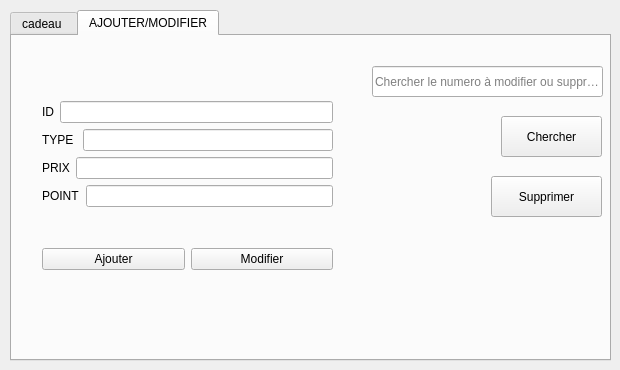
        <widget class="QWidget" name="tab_78">
         <attribute name="title">
          <string>Programme fidélité</string>
         </attribute>
         <widget class="QTabWidget" name="tabWidget_8">
          <property name="geometry">
           <rect>
            <x>10</x>
            <y>10</y>
            <width>601</width>
            <height>351</height>
           </rect>
          </property>
          <property name="currentIndex">
           <number>1</number>
          </property>
          <widget class="QWidget" name="tab_3">
           <attribute name="title">
            <string>cadeau </string>
           </attribute>
           <widget class="QTableView" name="cadeautable">
            <property name="geometry">
             <rect>
              <x>20</x>
              <y>10</y>
              <width>561</width>
              <height>301</height>
             </rect>
            </property>
           </widget>
          </widget>
          <widget class="QWidget" name="tab_4">
           <attribute name="title">
            <string>AJOUTER/MODIFIER</string>
           </attribute>
           <widget class="QLineEdit" name="cherchercadeau_3">
            <property name="geometry">
             <rect>
              <x>360</x>
              <y>30</y>
              <width>231</width>
              <height>31</height>
             </rect>
            </property>
            <property name="text">
             <string/>
            </property>
            <property name="placeholderText">
             <string>Chercher le numero à modifier ou supprimer</string>
            </property>
           </widget>
           <widget class="QPushButton" name="suppcadeau">
            <property name="geometry">
             <rect>
              <x>479</x>
              <y>140</y>
              <width>111</width>
              <height>41</height>
             </rect>
            </property>
            <property name="text">
             <string>Supprimer</string>
            </property>
           </widget>
           <widget class="QPushButton" name="cherchercadeau_2">
            <property name="geometry">
             <rect>
              <x>489</x>
              <y>80</y>
              <width>101</width>
              <height>41</height>
             </rect>
            </property>
            <property name="text">
             <string>Chercher</string>
            </property>
           </widget>
           <widget class="QWidget" name="layoutWidget">
            <property name="geometry">
             <rect>
              <x>30</x>
              <y>30</y>
              <width>291</width>
              <height>241</height>
             </rect>
            </property>
            <layout class="QVBoxLayout" name="verticalLayout_4">
             <item>
              <layout class="QVBoxLayout" name="verticalLayout_3">
               <item>
                <layout class="QHBoxLayout" name="horizontalLayout_7">
                 <item>
                  <widget class="QLabel" name="id">
                   <property name="text">
                    <string>ID</string>
                   </property>
                  </widget>
                 </item>
                 <item>
                  <widget class="QLineEdit" name="code"/>
                 </item>
                </layout>
               </item>
               <item>
                <layout class="QHBoxLayout" name="horizontalLayout_8">
                 <item>
                  <widget class="QLabel" name="label_10">
                   <property name="text">
                    <string>TYPE </string>
                   </property>
                  </widget>
                 </item>
                 <item>
                  <widget class="QLineEdit" name="type"/>
                 </item>
                </layout>
               </item>
               <item>
                <layout class="QHBoxLayout" name="horizontalLayout_46">
                 <item>
                  <widget class="QLabel" name="label_49">
                   <property name="text">
                    <string>PRIX</string>
                   </property>
                  </widget>
                 </item>
                 <item>
                  <widget class="QLineEdit" name="prix"/>
                 </item>
                </layout>
               </item>
               <item>
                <layout class="QHBoxLayout" name="horizontalLayout_47">
                 <item>
                  <widget class="QLabel" name="label_48">
                   <property name="text">
                    <string>POINT</string>
                   </property>
                  </widget>
                 </item>
                 <item>
                  <widget class="QLineEdit" name="point"/>
                 </item>
                </layout>
               </item>
              </layout>
             </item>
             <item>
              <layout class="QHBoxLayout" name="horizontalLayout_48">
               <item>
                <widget class="QPushButton" name="ajoutcadeau">
                 <property name="text">
                  <string>Ajouter</string>
                 </property>
                </widget>
               </item>
               <item>
                <widget class="QPushButton" name="modicadeau">
                 <property name="text">
                  <string>Modifier</string>
                 </property>
                </widget>
               </item>
              </layout>
             </item>
            </layout>
           </widget>
          </widget>
         </widget>
        </widget>
